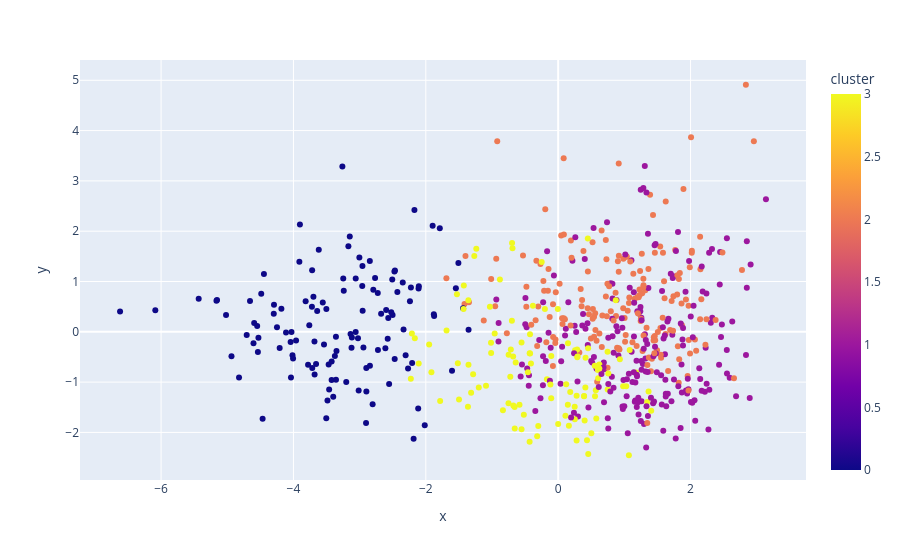

Write notebook code for a chart like this one.
### Code cell
pca_pipeline = Pipeline([('scaler', StandardScaler()), ('PCA', PCA(n_components=2))])
song_embedding = pca_pipeline.fit_transform(X)
projection = pd.DataFrame(columns=['x', 'y'], data=song_embedding)
projection['title'] = df['name']
projection['album'] = df['album']
projection['cluster'] = df['cluster_label'].astype("int")

fig = px.scatter(
    projection, x='x', y='y', color='cluster', hover_data=['title', 'album'])
fig.show()

### Figure 1 — Plotly figure (JSON) as saved in the notebook; plotly's stock layout.template omitted (floating-point values rounded to 4 significant figures; data arrays with more than 128 entries replaced by an {"elided": "..."} marker saying what was removed)
{"data": [{"customdata": {"elided": "628x2 str values"}, "hovertemplate": "x=%{x}<br>y=%{y}<br>title=%{customdata[0]}<br>album=%{customdata[1]}<br>cluster=%{marker.color}<extra></extra>", "legendgroup": "", "marker": {"color": {"elided": "628 int values"}, "coloraxis": "coloraxis", "symbol": "circle"}, "mode": "markers", "name": "", "orientation": "v", "showlegend": false, "type": "scatter", "x": {"elided": "628 float values"}, "xaxis": "x", "y": {"elided": "628 float values"}, "yaxis": "y"}], "layout": {"coloraxis": {"colorbar": {"title": {"text": "cluster"}}, "colorscale": [[0, "#0d0887"], [0.1111, "#46039f"], [0.2222, "#7201a8"], [0.3333, "#9c179e"], [0.4444, "#bd3786"], [0.5556, "#d8576b"], [0.6667, "#ed7953"], [0.7778, "#fb9f3a"], [0.8889, "#fdca26"], [1, "#f0f921"]]}, "legend": {"tracegroupgap": 0}, "margin": {"t": 60}, "xaxis": {"anchor": "y", "domain": [0, 1], "title": {"text": "x"}}, "yaxis": {"anchor": "x", "domain": [0, 1], "title": {"text": "y"}}}}
